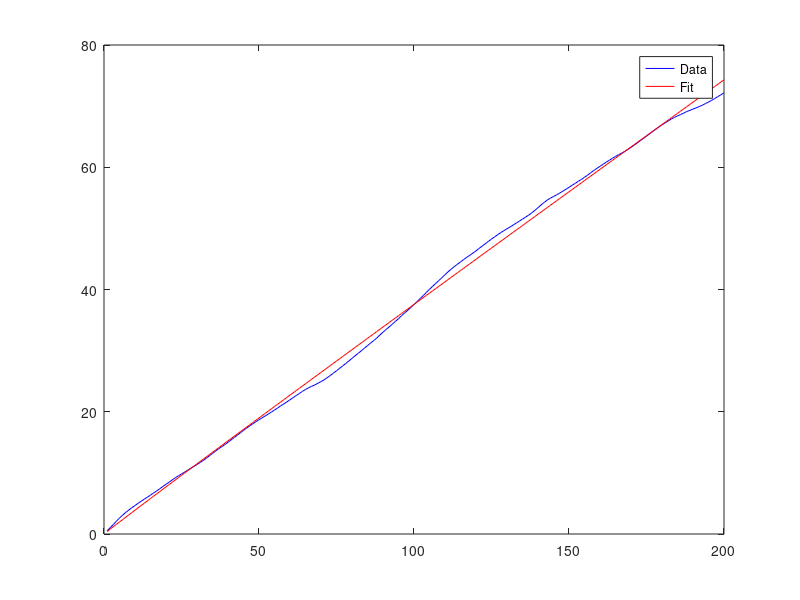

Source code (MATLAB):
function best_fit_params=fit_data_to_model()
%{
This code example will help you learn how to fit data to a model.  We will
use the matlab function fminsearch to minimize the difference between the
data and the model (R^2).  

As an example, we will generate and fit some simulated diffusion data to a
diffusion coefficient with an exponential parameter alpha.  MSD=2*D*t^alpha
The physical interpretation of alpha is: 
    0< alpha < 1    --> constrained diffusion
    alpha = 1       --> unconstrained diffusion
    alpha > 1       --> biased diffusion (eg a motor protein)

Note: Frequently, we'd like to constrain the parameter space.  For example,
the diffuion coefficient and alpha should never be below zero.  To make the
code more robust, use the following fminsearchbnd (from MATLAB file
exchange).

Written by Ilya: 12.05.2013
%}


% A diffusing protein that is also pushed by buffer flow
n_frames=2000; %number of frames in our hypothetical movie
t=[1:n_frames]; %define a thousand time points with uniform spacing
y_pushed_steps=round(2.1*rand(1,n_frames)-1); %delta_x from frame to frame
y_pushed=cumsum(y_pushed_steps); %what our data would actually look like
calc_MSD=MSD(y_pushed, .1); %compute MSD
t_MSD=1:length(calc_MSD); %define the MSD time axis


%{
Fit the data to a model.  We only have two adjustable parameters and we 
are trying to minimize the differnece between "real" data and a model.
Thus, we need to pass a bunch of static information (real data, time axis)
to our minimization routine.  This is why we need to define an annonymous
function below.  See the fminsearch documentation (esp examples 2 & 3) to get 
a feel for what's going on.
%}
[best_fit_params,b]=fminsearch(@(p) r_squared(p,t_MSD, calc_MSD), [1 1])  %[1,1] is an initial parameter guess

plot(t_MSD, calc_MSD, '-b', t_MSD, calc_model(best_fit_params, t_MSD),'r')
legend('Data', 'Fit')

end

function y=calc_model(params,t)
%{
FUNCTION y=calc_model(params, t)

Given a set of parameters and the independent variable t, calculate the
dependent variable y.

In this example, the model is:
    y=params(1) * t^params(2)

Written by Ilya: 12.05.2013

%}
y=params(1)*t.^params(2);

end

function y=r_squared(params, t, data) 
%calculate residual sum of squares for the data vs a model with parameters
%defined in params

model_vals=calc_model(params, t);
y=sum((data-model_vals).^2);
end

function out=MSD(traj, frac)
%Compute the mean squared displacement of a particle tracking trajectory
%INPUTS:
%   traj = vector of particle positions
%   frac = fraction of traj that should be used to avoid bias artifacts.
%   Must be in the range between [0...1].  If frac is not in
%   range, a default of 0.1 (10%) will be used
%   
%OUTPUTS:
%   out = MSD(trajectory)
%
%   2013.06.23      written by Ilya

if frac>=1 || frac<=0        %double check to make sure that frac is within range
    frac=0.1;
end

%compute MSD
steps=length(traj);
for n=1:round(steps*frac)
    temp=traj(n+1:steps);
    temp2=traj(1:steps-n);
    out(n)=sum((temp-temp2).^2)/length(temp);
end %for loop


end %function
